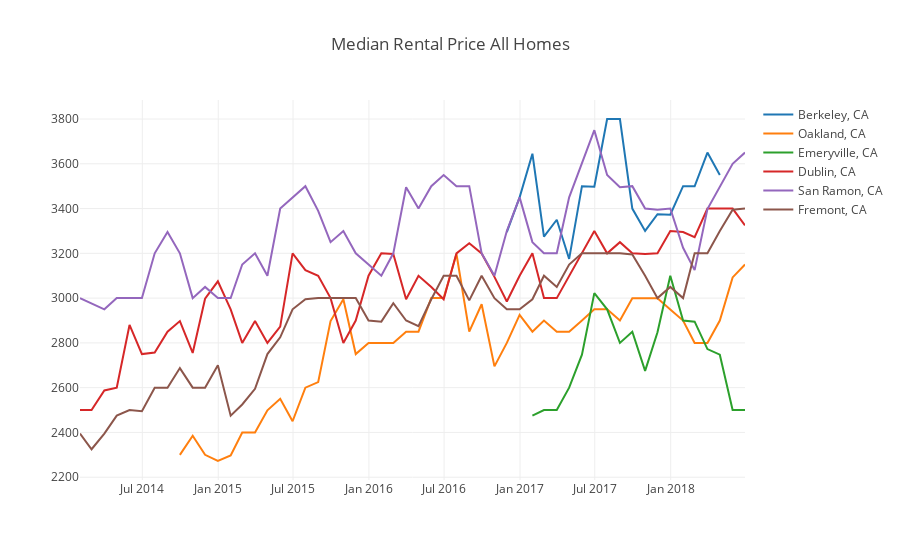

The code cell stored with this chart in its notebook:
### Code cell
dataset = get_city_data(cities_dict, 'MRPAH')
fig = plot_df(dataset, 'Median Rental Price All Homes')
plotly.iplot(fig)
